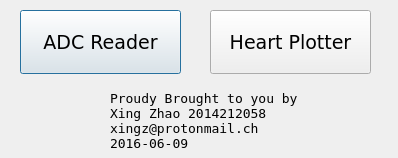
<?xml version="1.0" encoding="UTF-8"?>
<ui version="4.0">
 <class>tiny6410Dialog</class>
 <widget class="QDialog" name="tiny6410Dialog">
  <property name="geometry">
   <rect>
    <x>0</x>
    <y>0</y>
    <width>398</width>
    <height>158</height>
   </rect>
  </property>
  <property name="minimumSize">
   <size>
    <width>100</width>
    <height>100</height>
   </size>
  </property>
  <property name="maximumSize">
   <size>
    <width>480</width>
    <height>272</height>
   </size>
  </property>
  <property name="font">
   <font>
    <family>微软雅黑</family>
    <pointsize>10</pointsize>
    <weight>75</weight>
    <bold>true</bold>
   </font>
  </property>
  <property name="windowTitle">
   <string>Heart Beat</string>
  </property>
  <property name="modal">
   <bool>false</bool>
  </property>
  <widget class="QPushButton" name="adcButton">
   <property name="enabled">
    <bool>true</bool>
   </property>
   <property name="geometry">
    <rect>
     <x>20</x>
     <y>10</y>
     <width>161</width>
     <height>64</height>
    </rect>
   </property>
   <property name="minimumSize">
    <size>
     <width>64</width>
     <height>64</height>
    </size>
   </property>
   <property name="font">
    <font>
     <family>DejaVu Sans</family>
     <pointsize>14</pointsize>
     <weight>50</weight>
     <bold>false</bold>
    </font>
   </property>
   <property name="text">
    <string extracomment="tiny6410 led test">ADC Reader</string>
   </property>
   <property name="iconSize">
    <size>
     <width>64</width>
     <height>64</height>
    </size>
   </property>
   <property name="checkable">
    <bool>true</bool>
   </property>
   <property name="autoExclusive">
    <bool>true</bool>
   </property>
   <property name="default">
    <bool>false</bool>
   </property>
   <property name="flat">
    <bool>false</bool>
   </property>
  </widget>
  <widget class="QLabel" name="Author">
   <property name="geometry">
    <rect>
     <x>110</x>
     <y>90</y>
     <width>201</width>
     <height>61</height>
    </rect>
   </property>
   <property name="font">
    <font>
     <family>DejaVu Sans Mono</family>
     <weight>50</weight>
     <bold>false</bold>
    </font>
   </property>
   <property name="text">
    <string>Proudy Brought to you by
Xing Zhao 2014212058
xingz@protonmail.ch
2016-06-09</string>
   </property>
   <property name="textFormat">
    <enum>Qt::PlainText</enum>
   </property>
   <property name="alignment">
    <set>Qt::AlignLeading|Qt::AlignLeft|Qt::AlignTop</set>
   </property>
   <property name="wordWrap">
    <bool>true</bool>
   </property>
  </widget>
  <widget class="QPushButton" name="adcPltBtn">
   <property name="enabled">
    <bool>true</bool>
   </property>
   <property name="geometry">
    <rect>
     <x>210</x>
     <y>10</y>
     <width>161</width>
     <height>64</height>
    </rect>
   </property>
   <property name="minimumSize">
    <size>
     <width>64</width>
     <height>64</height>
    </size>
   </property>
   <property name="font">
    <font>
     <family>DejaVu Sans</family>
     <pointsize>14</pointsize>
     <weight>50</weight>
     <bold>false</bold>
    </font>
   </property>
   <property name="text">
    <string extracomment="tiny6410 led test">Heart Plotter</string>
   </property>
   <property name="iconSize">
    <size>
     <width>64</width>
     <height>64</height>
    </size>
   </property>
   <property name="checkable">
    <bool>true</bool>
   </property>
   <property name="autoExclusive">
    <bool>true</bool>
   </property>
   <property name="default">
    <bool>false</bool>
   </property>
   <property name="flat">
    <bool>false</bool>
   </property>
  </widget>
 </widget>
 <layoutdefault spacing="6" margin="11"/>
 <resources/>
 <connections/>
</ui>
